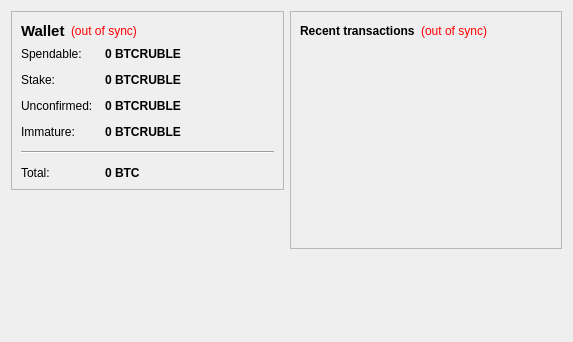
<?xml version="1.0" encoding="UTF-8"?>
<ui version="4.0">
 <class>OverviewPage</class>
 <widget class="QWidget" name="OverviewPage">
  <property name="geometry">
   <rect>
    <x>0</x>
    <y>0</y>
    <width>573</width>
    <height>342</height>
   </rect>
  </property>
  <property name="windowTitle">
   <string>Form</string>
  </property>
  <layout class="QHBoxLayout" name="horizontalLayout" stretch="1,1">
   <item>
    <layout class="QVBoxLayout" name="verticalLayout_2">
     <item>
      <widget class="QFrame" name="frame">
       <property name="frameShape">
        <enum>QFrame::StyledPanel</enum>
       </property>
       <property name="frameShadow">
        <enum>QFrame::Raised</enum>
       </property>
       <layout class="QVBoxLayout" name="verticalLayout_4">
        <item>
         <layout class="QHBoxLayout" name="horizontalLayout_4">
          <item>
           <widget class="QLabel" name="label_5">
            <property name="font">
             <font>
              <pointsize>11</pointsize>
              <weight>75</weight>
              <bold>true</bold>
             </font>
            </property>
            <property name="text">
             <string>Wallet</string>
            </property>
           </widget>
          </item>
          <item>
           <widget class="QLabel" name="labelWalletStatus">
            <property name="toolTip">
             <string>The displayed information may be out of date. Your wallet automatically synchronizes with the BTCRUBLE network after a connection is established, but this process has not completed yet.</string>
            </property>
            <property name="styleSheet">
             <string notr="true">QLabel { color: red; }</string>
            </property>
            <property name="text">
             <string notr="true">(out of sync)</string>
            </property>
            <property name="alignment">
             <set>Qt::AlignLeading|Qt::AlignLeft|Qt::AlignVCenter</set>
            </property>
           </widget>
          </item>
          <item>
           <spacer name="horizontalSpacer_2">
            <property name="orientation">
             <enum>Qt::Horizontal</enum>
            </property>
            <property name="sizeHint" stdset="0">
             <size>
              <width>40</width>
              <height>20</height>
             </size>
            </property>
           </spacer>
          </item>
         </layout>
        </item>
        <item>
         <layout class="QFormLayout" name="formLayout_2">
          <property name="fieldGrowthPolicy">
           <enum>QFormLayout::AllNonFixedFieldsGrow</enum>
          </property>
          <property name="horizontalSpacing">
           <number>12</number>
          </property>
          <property name="verticalSpacing">
           <number>12</number>
          </property>
          <item row="0" column="0">
           <widget class="QLabel" name="label">
            <property name="text">
             <string>Spendable:</string>
            </property>
           </widget>
          </item>
          <item row="0" column="1">
           <widget class="QLabel" name="labelBalance">
            <property name="font">
             <font>
              <weight>75</weight>
              <bold>true</bold>
             </font>
            </property>
            <property name="cursor">
             <cursorShape>IBeamCursor</cursorShape>
            </property>
            <property name="toolTip">
             <string>Your current spendable balance</string>
            </property>
            <property name="text">
             <string notr="true">0 BTCRUBLE</string>
            </property>
            <property name="textInteractionFlags">
             <set>Qt::LinksAccessibleByMouse|Qt::TextSelectableByKeyboard|Qt::TextSelectableByMouse</set>
            </property>
           </widget>
          </item>
          <item row="1" column="0">
           <widget class="QLabel" name="label_6">
            <property name="text">
             <string>Stake:</string>
            </property>
           </widget>
          </item>
          <item row="1" column="1">
           <widget class="QLabel" name="labelStake">
            <property name="font">
             <font>
              <weight>75</weight>
              <bold>true</bold>
             </font>
            </property>
            <property name="cursor">
             <cursorShape>IBeamCursor</cursorShape>
            </property>
            <property name="toolTip">
             <string>Total of coins that was staked, and do not yet count toward the current balance</string>
            </property>
            <property name="text">
             <string notr="true">0 BTCRUBLE</string>
            </property>
            <property name="textInteractionFlags">
             <set>Qt::LinksAccessibleByMouse|Qt::TextSelectableByKeyboard|Qt::TextSelectableByMouse</set>
            </property>
           </widget>
          </item>
          <item row="2" column="0">
           <widget class="QLabel" name="label_3">
            <property name="text">
             <string>Unconfirmed:</string>
            </property>
           </widget>
          </item>
          <item row="2" column="1">
           <widget class="QLabel" name="labelUnconfirmed">
            <property name="font">
             <font>
              <weight>75</weight>
              <bold>true</bold>
             </font>
            </property>
            <property name="cursor">
             <cursorShape>IBeamCursor</cursorShape>
            </property>
            <property name="toolTip">
             <string>Total of transactions that have yet to be confirmed, and do not yet count toward the current balance</string>
            </property>
            <property name="text">
             <string notr="true">0 BTCRUBLE</string>
            </property>
            <property name="textInteractionFlags">
             <set>Qt::LinksAccessibleByMouse|Qt::TextSelectableByKeyboard|Qt::TextSelectableByMouse</set>
            </property>
           </widget>
          </item>
          <item row="3" column="0">
           <widget class="QLabel" name="labelImmatureText">
            <property name="text">
             <string>Immature:</string>
            </property>
           </widget>
          </item>
          <item row="3" column="1">
           <widget class="QLabel" name="labelImmature">
            <property name="font">
             <font>
              <weight>75</weight>
              <bold>true</bold>
             </font>
            </property>
            <property name="toolTip">
             <string>Mined balance that has not yet matured</string>
            </property>
            <property name="text">
             <string notr="true">0 BTCRUBLE</string>
            </property>
            <property name="textInteractionFlags">
             <set>Qt::LinksAccessibleByMouse|Qt::TextSelectableByKeyboard|Qt::TextSelectableByMouse</set>
            </property>
           </widget>
          </item>
          <item row="4" column="0" colspan="2">
           <widget class="Line" name="line">
            <property name="orientation">
             <enum>Qt::Horizontal</enum>
            </property>
           </widget>
          </item>
          <item row="5" column="0">
           <widget class="QLabel" name="labelTotalText">
            <property name="text">
             <string>Total:</string>
            </property>
           </widget>
          </item>
          <item row="5" column="1">
           <widget class="QLabel" name="labelTotal">
            <property name="font">
             <font>
              <weight>75</weight>
              <bold>true</bold>
             </font>
            </property>
            <property name="cursor">
             <cursorShape>IBeamCursor</cursorShape>
            </property>
            <property name="toolTip">
             <string>Your current total balance</string>
            </property>
            <property name="text">
             <string notr="true">0 BTC</string>
            </property>
            <property name="textInteractionFlags">
             <set>Qt::LinksAccessibleByMouse|Qt::TextSelectableByKeyboard|Qt::TextSelectableByMouse</set>
            </property>
           </widget>
          </item>
         </layout>
        </item>
       </layout>
      </widget>
     </item>
     <item>
      <spacer name="verticalSpacer">
       <property name="orientation">
        <enum>Qt::Vertical</enum>
       </property>
       <property name="sizeHint" stdset="0">
        <size>
         <width>20</width>
         <height>40</height>
        </size>
       </property>
      </spacer>
     </item>
    </layout>
   </item>
   <item>
    <layout class="QVBoxLayout" name="verticalLayout_3">
     <item>
      <widget class="QFrame" name="frame_2">
       <property name="frameShape">
        <enum>QFrame::StyledPanel</enum>
       </property>
       <property name="frameShadow">
        <enum>QFrame::Raised</enum>
       </property>
       <layout class="QVBoxLayout" name="verticalLayout">
        <item>
         <layout class="QHBoxLayout" name="horizontalLayout_2">
          <item>
           <widget class="QLabel" name="label_4">
            <property name="text">
             <string>&lt;b&gt;Recent transactions&lt;/b&gt;</string>
            </property>
           </widget>
          </item>
          <item>
           <widget class="QLabel" name="labelTransactionsStatus">
            <property name="toolTip">
             <string>The displayed information may be out of date. Your wallet automatically synchronizes with the BTCRUBLE network after a connection is established, but this process has not completed yet.</string>
            </property>
            <property name="styleSheet">
             <string notr="true">QLabel { color: red; }</string>
            </property>
            <property name="text">
             <string notr="true">(out of sync)</string>
            </property>
            <property name="alignment">
             <set>Qt::AlignRight|Qt::AlignTrailing|Qt::AlignVCenter</set>
            </property>
           </widget>
          </item>
          <item>
           <spacer name="horizontalSpacer">
            <property name="orientation">
             <enum>Qt::Horizontal</enum>
            </property>
            <property name="sizeHint" stdset="0">
             <size>
              <width>40</width>
              <height>20</height>
             </size>
            </property>
           </spacer>
          </item>
         </layout>
        </item>
        <item>
         <widget class="QListView" name="listTransactions">
          <property name="styleSheet">
           <string notr="true">QListView { background: transparent; }</string>
          </property>
          <property name="frameShape">
           <enum>QFrame::NoFrame</enum>
          </property>
          <property name="verticalScrollBarPolicy">
           <enum>Qt::ScrollBarAlwaysOff</enum>
          </property>
          <property name="horizontalScrollBarPolicy">
           <enum>Qt::ScrollBarAlwaysOff</enum>
          </property>
          <property name="selectionMode">
           <enum>QAbstractItemView::NoSelection</enum>
          </property>
         </widget>
        </item>
       </layout>
      </widget>
     </item>
     <item>
      <spacer name="verticalSpacer_2">
       <property name="orientation">
        <enum>Qt::Vertical</enum>
       </property>
       <property name="sizeHint" stdset="0">
        <size>
         <width>20</width>
         <height>40</height>
        </size>
       </property>
      </spacer>
     </item>
    </layout>
   </item>
  </layout>
 </widget>
 <resources/>
 <connections/>
</ui>
